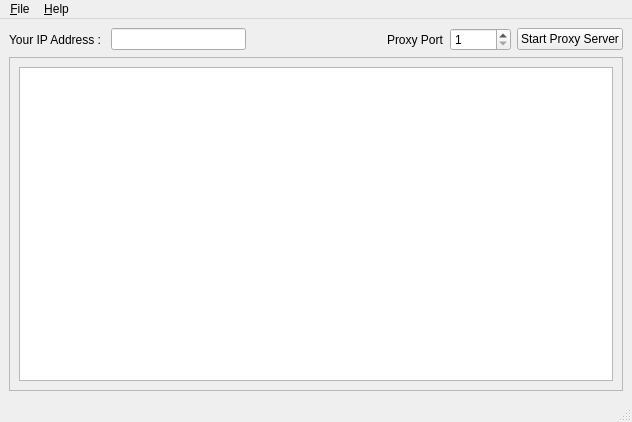
<?xml version="1.0" encoding="UTF-8"?>
<ui version="4.0">
 <class>MainWindow</class>
 <widget class="QMainWindow" name="MainWindow">
  <property name="geometry">
   <rect>
    <x>0</x>
    <y>0</y>
    <width>632</width>
    <height>422</height>
   </rect>
  </property>
  <property name="windowTitle">
   <string>Summoners War Proxy</string>
  </property>
  <widget class="QWidget" name="centralwidget">
   <layout class="QGridLayout" name="gridLayout">
    <item row="0" column="0">
     <layout class="QVBoxLayout" name="verticalLayout">
      <item>
       <layout class="QHBoxLayout" name="horizontalLayout">
        <item>
         <widget class="QLabel" name="label">
          <property name="text">
           <string>Your IP Address : </string>
          </property>
         </widget>
        </item>
        <item>
         <widget class="QLineEdit" name="ipAddress">
          <property name="enabled">
           <bool>true</bool>
          </property>
          <property name="frame">
           <bool>true</bool>
          </property>
         </widget>
        </item>
        <item>
         <spacer name="horizontalSpacer">
          <property name="orientation">
           <enum>Qt::Horizontal</enum>
          </property>
          <property name="sizeHint" stdset="0">
           <size>
            <width>40</width>
            <height>20</height>
           </size>
          </property>
         </spacer>
        </item>
        <item>
         <widget class="QLabel" name="label_2">
          <property name="text">
           <string>Proxy Port</string>
          </property>
         </widget>
        </item>
        <item>
         <widget class="QSpinBox" name="proxyPort">
          <property name="minimum">
           <number>1</number>
          </property>
          <property name="maximum">
           <number>65535</number>
          </property>
         </widget>
        </item>
        <item>
         <widget class="QPushButton" name="startProxy">
          <property name="text">
           <string>Start Proxy Server</string>
          </property>
         </widget>
        </item>
       </layout>
      </item>
     </layout>
    </item>
    <item row="1" column="0">
     <widget class="QScrollArea" name="scrollArea">
      <property name="widgetResizable">
       <bool>true</bool>
      </property>
      <widget class="QWidget" name="scrollAreaWidgetContents">
       <property name="geometry">
        <rect>
         <x>0</x>
         <y>0</y>
         <width>610</width>
         <height>325</height>
        </rect>
       </property>
       <layout class="QGridLayout" name="gridLayout_2">
        <item row="0" column="0">
         <widget class="QListWidget" name="logWindow"/>
        </item>
       </layout>
      </widget>
     </widget>
    </item>
   </layout>
  </widget>
  <widget class="QMenuBar" name="menubar">
   <property name="geometry">
    <rect>
     <x>0</x>
     <y>0</y>
     <width>632</width>
     <height>20</height>
    </rect>
   </property>
   <widget class="QMenu" name="menuFile">
    <property name="title">
     <string>&amp;File</string>
    </property>
    <addaction name="actionOpen_PCAP"/>
    <addaction name="separator"/>
    <addaction name="actionQuit"/>
   </widget>
   <widget class="QMenu" name="menuHelp">
    <property name="title">
     <string>&amp;Help</string>
    </property>
    <addaction name="actionAbout"/>
   </widget>
   <addaction name="menuFile"/>
   <addaction name="menuHelp"/>
  </widget>
  <widget class="QStatusBar" name="statusbar"/>
  <action name="actionOpen_PCAP">
   <property name="text">
    <string>&amp;Open PCAP file</string>
   </property>
  </action>
  <action name="actionQuit">
   <property name="text">
    <string>&amp;Quit</string>
   </property>
  </action>
  <action name="actionAbout">
   <property name="text">
    <string>About</string>
   </property>
  </action>
 </widget>
 <resources/>
 <connections/>
</ui>
